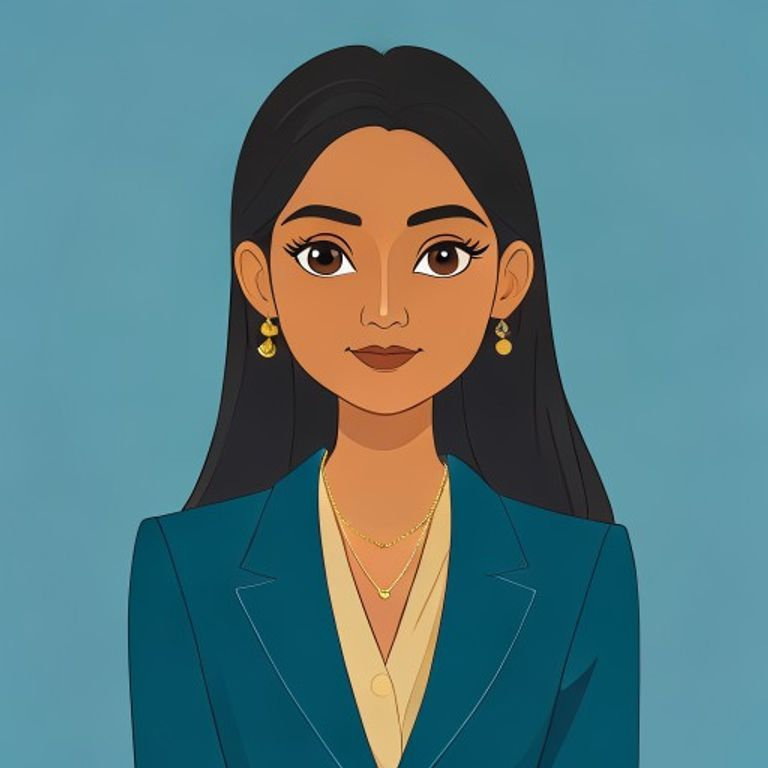
#> input picture assets/host_female.png, 768 x 768 px
$ python -i cartoon_engine.py   (imports and definitions only)
#> lines starting #> are read from the running program, lines starting #| are printed output that depends on the picture
from array import array
import math
from pathlib import Path
import subprocess

from PIL import Image, ImageDraw, ImageEnhance, ImageFilter, ImageOps


CANVAS_SIZE = (1280, 720)
CARTOON_FPS = 12
BACKGROUND_SECONDS = 7


# [40 lines left out: function _audio_envelope, not called in this run]


def _cartoon_background(path):
#> called with path = 'assets/host_female.png'
    with Image.open(path) as loaded:
#> loaded is the input picture: PIL image 768x768 RGB; mean R, G, B 87.4, 122.8, 127.1
        image = ImageOps.fit(loaded.convert("RGB"), CANVAS_SIZE, method=Image.Resampling.LANCZOS)
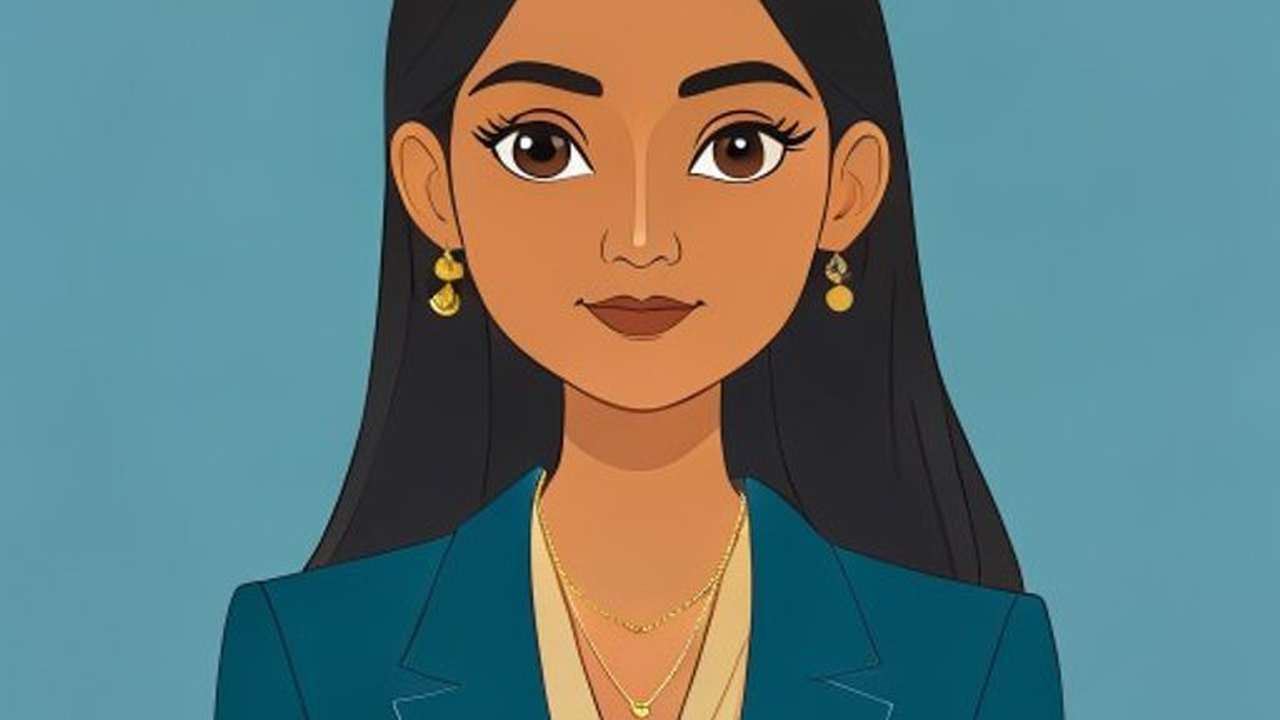
#> image: PIL image 1280x720 RGB; mean R, G, B 99.6, 123, 122
    image = image.filter(ImageFilter.MedianFilter(size=3))
    image = ImageOps.posterize(image, 6)
    image = ImageEnhance.Color(image).enhance(1.18)
    image = ImageEnhance.Contrast(image).enhance(1.05)

    shade = Image.new("RGBA", CANVAS_SIZE, (0, 0, 0, 0))
#> shade: PIL image 1280x720 RGBA; every value is 0
    shade_draw = ImageDraw.Draw(shade)
    for y in range(430, 720):
        alpha = int(70 * ((y - 430) / 290))
        shade_draw.line((0, y, 1280, y), fill=(8, 13, 24, alpha))
    return Image.alpha_composite(image.convert("RGBA"), shade)
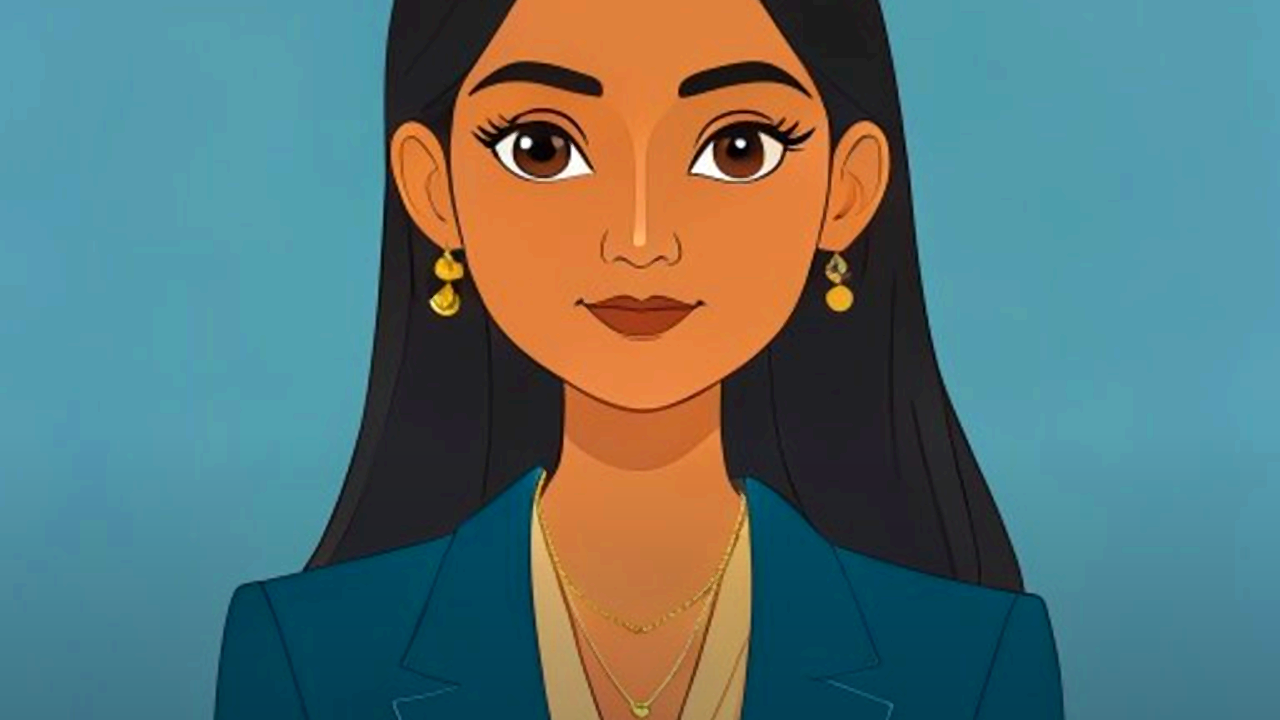
#> returned value: PIL image 1280x720 RGBA; mean R, G, B, A 91.5, 116.7, 115.4, 255


# [308 lines left out: functions _mouth, _hero_character, _inventor_character, render_cartoon_episode, not called in this run]

>>> result = _cartoon_background('assets/host_female.png')

$ run again, on assets/studio_bg.png
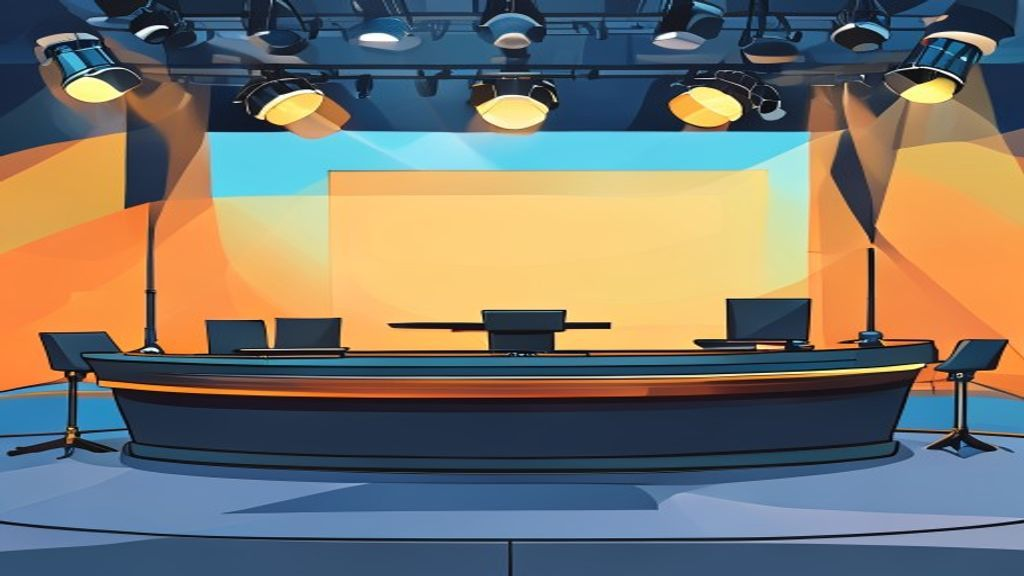
#> input picture assets/studio_bg.png, 1024 x 576 px
#> in _cartoon_background, loaded is the input picture: PIL image 1024x576 RGB; mean R, G, B 120.9, 117.2, 107.7
#> in _cartoon_background, `image = ImageEnhance.Color(image).enhance(1.18)`:
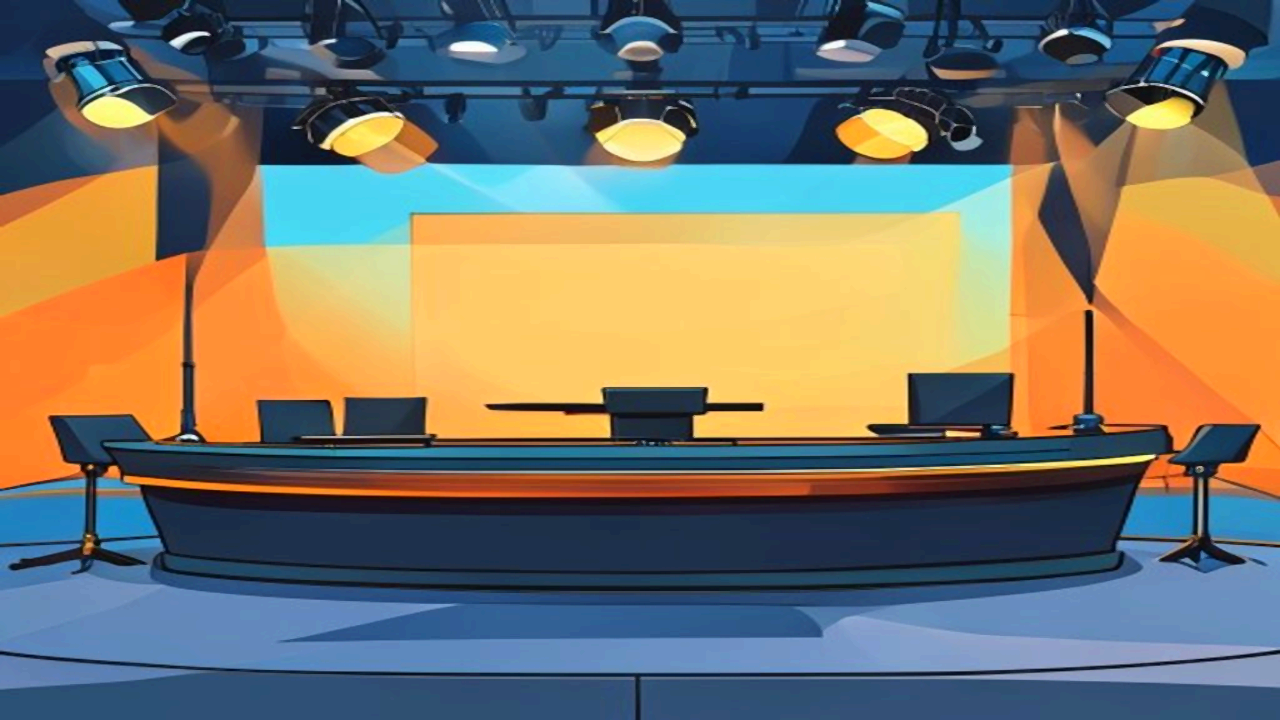
#> image: PIL image 1280x720 RGB; mean R, G, B 118.6, 115.2, 104
#> shade: PIL image 1280x720 RGBA; every value is 0
#> in _cartoon_background, `return Image.alpha_composite(image.convert("RGBA"), shade)`:
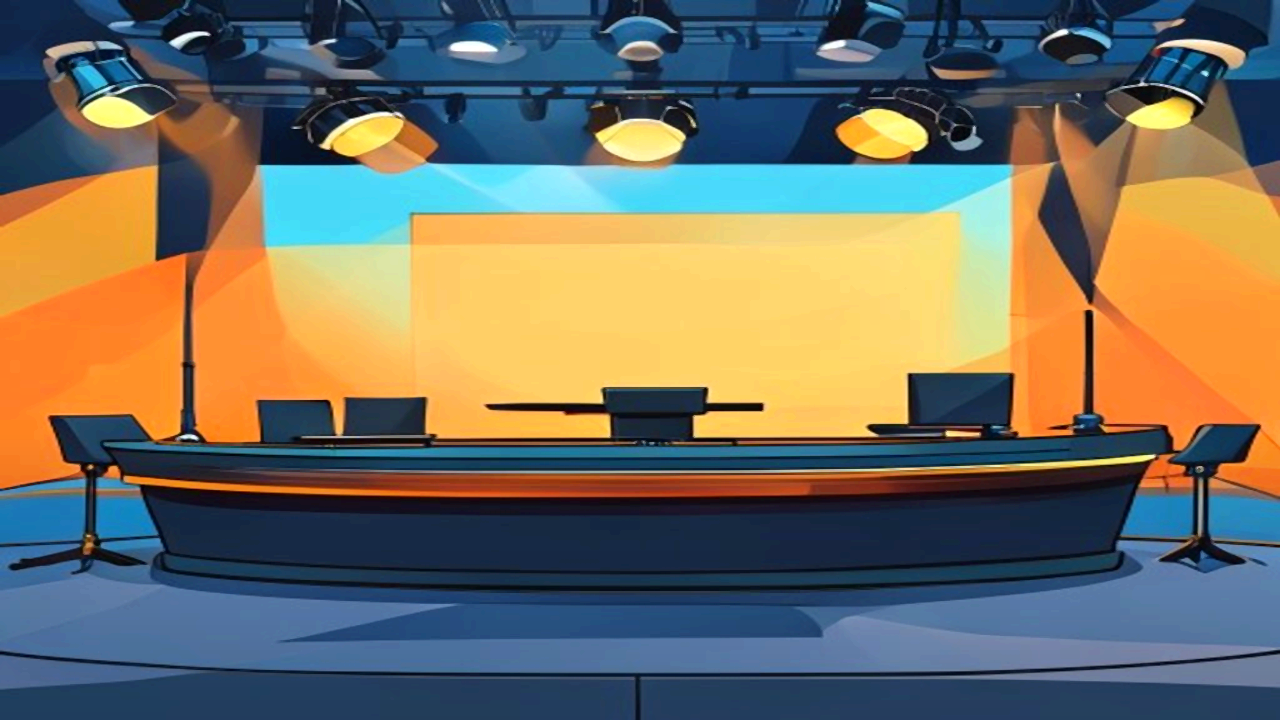
#> returned value: PIL image 1280x720 RGBA; mean R, G, B, A 113.9, 110.3, 97.1, 255
